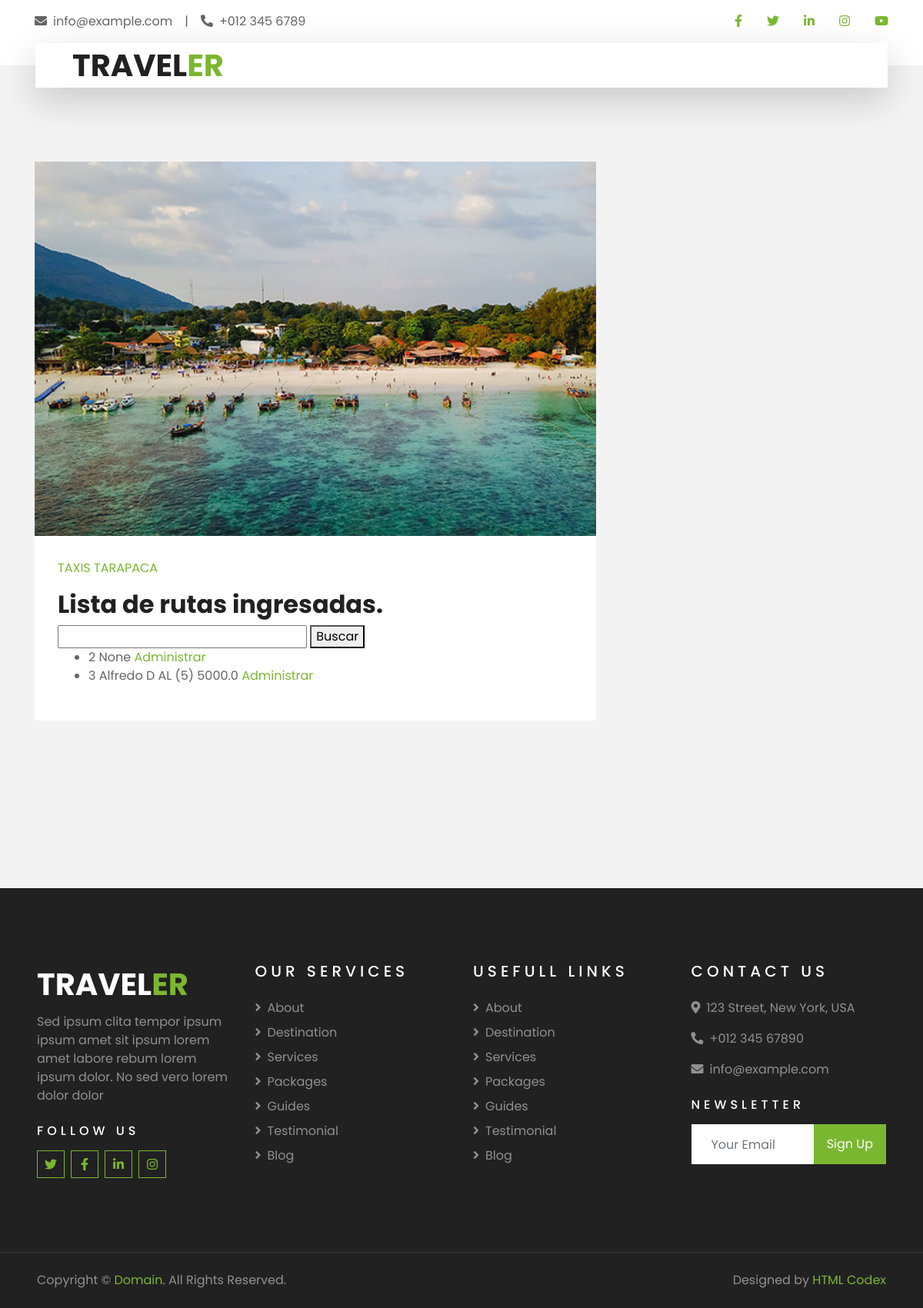
/es/scr_arut/ (signed in), run on the app's committed database.
### Gestion_viajes/models.py (models this page shows, shortened)
class Ruta(models.Model):
    id = models.AutoField(primary_key=True,unique=True)
    conductor = models.ForeignKey(Taxista,on_delete=models.SET_NULL,null=True,blank=True,default=None)
    origen = models.CharField(max_length=254,null=True,blank=True)
    numero_origen = models.IntegerField(null=True,blank=True)
    tipo_origen = models.ForeignKey(TiposCalle,on_delete = models.SET_NULL,blank=True,null=True,default=None,related_name='ruta_torigen')
    destino = models.CharField(max_length=54,null=True,blank=True)
    numero_destino = models.IntegerField(null=True,blank=True)
    tipo_destino = models.ForeignKey(TiposCalle,on_delete = models.SET_NULL,blank=True,null=True,default=None,related_name='ruta_tdestino')
    fecha_viaje = models.DateField(null=True,blank=True)
    hora_viaje = models.TimeField(null=True,blank=True)
    anulado = models.IntegerField(null=True,blank=True)
    motivo_anulacion = models.TextField(null=True,blank=True)
    observacion = models.CharField(max_length=254,null=True,blank=True)
    descripcion = models.TextField(null=True,blank=True)
    tipo_tarifa = models.ForeignKey(Tarifa,models.SET_NULL,null=True,blank=True,default=None)
    monto_tarifa = models.FloatField(null=True,blank=True)
    region = models.ForeignKey(Region,on_delete=models.SET_NULL,null=True,blank=True,default=None)
    ciudad = models.ForeignKey(Ciudad,on_delete=models.SET_NULL,null=True,blank=True,default=None)
    comuna = models.ForeignKey(Comuna,on_delete=models.SET_NULL,null=True,blank=True,default=None)
    region_destino = models.ForeignKey(Region,on_delete=models.SET_NULL,null=True,blank=True,default=None,related_name='ruta_rdestino')
    ciudad_destino = models.ForeignKey(Ciudad,on_delete=models.SET_NULL,null=True,blank=True,default=None,related_name='ruta_cidestino')
    comuna_destino = models.ForeignKey(Comuna,on_delete=models.SET_NULL,null=True,blank=True,default=None,related_name='ruta_codestino')
    deleted_at = models.DateTimeField(null=True,blank=True)
    created_at = models.DateTimeField(null=True,blank=True)

class Taxista(models.Model):
    id = models.AutoField(primary_key=True,unique=True)
    nombre = models.CharField(max_length=54,null=True,blank=True)
    apellido_p = models.CharField(max_length=54,null=True,blank=True)
    apellido_m = models.CharField(max_length=54,null=True,blank=True)
    genero = models.CharField(max_length=54,null=True,blank=True)
    secretaria_encargada = models.ForeignKey(Secretaria,on_delete=models.SET_NULL,null=True,blank=True,default=None)
    run = models.IntegerField(null=True,blank=True)
    dv = models.CharField(max_length=1,null=True,blank=True)
    estado = models.IntegerField(null=True,blank=True)
    deleted_at = models.DateTimeField(null=True,blank=True)
    created_at = models.DateTimeField(null=True,blank=True)
    def __str__(self):
        return self.nombre + ' ' + self.apellido_p + ' ' + self.apellido_m + ' ' + '(' + str(self.id) + ')'

class Tarifa(models.Model):
    id = models.AutoField(primary_key=True,unique=True)
    tipo_tarifa = models.ForeignKey(TiposTarifa,on_delete=models.SET_NULL,blank=True,null=True,default=None)
    monto_tarifa = models.FloatField(null=True,blank=True)
    deleted_at = models.DateTimeField(null=True,blank=True)
    created_at = models.DateTimeField(null=True,blank=True)

### Gestion_viajes/views.py (the view)
# urls.py: path("scr_arut/",views.scr_mostrar_rutas,name='scr_mostrar_rutas'),
def scr_mostrar_rutas(request):
    usuario = request.session.get('user',None)
    if usuario is not None:
        form = BusquedaRutaForm()
        context = {'form':form}
        try:
            rutas = Ruta.objects.filter(deleted_at=None)
        except:
            rutas = None
        if rutas is not None:
            context = {'form':form,'rutas':rutas}
        else:
            context = None
        return render(request,'Gestion_viajes/scr_admin_rutas.html',context)
    else:
        return render(request,'Gestion_viajes/err_frb.html')

### Gestion_viajes/forms.py
class BusquedaRutaForm(forms.Form):
    busqueda = forms.CharField(label='Buscar Ruta', max_length=100, required=False)

### Taxis_tarapaca/templates/Gestion_viajes/scr_admin_rutas.html (shortened to what this page needs)
{% extends "secretarias_page.html" %}
{% load cms_tags %}
{% block content %}
    <div class="taxistas-lista">
        <h2>Lista de rutas ingresadas.</h2>
        <form method="get" action="{% url 'scr_buscar_rutas' %}">
            {{ form.busqueda }}
            <button type="submit">Buscar</button>
        </form>
        {% if rutas %}
            <ul>
                {% for ruta in rutas %}
                    <li>{{ ruta.id }} {{ ruta.conductor }} {{ ruta.tipo_tarifa.monto_tarifa }}
                        <a href = "{% url 'scr_ver_datos_ruta' id_ruta=ruta.id %}">Administrar</a>
                    </li>
                {% endfor %}
            </ul>
        {% else %}
            <p>No hay rutas registradas.</p>
        {% endif %}
    </div>
{% endblock content %}

### data on the page
Ruta: id "2", conductor "None"
Ruta: id "3", conductor "Alfredo D AL (5)", tipo_tarifa.monto_tarifa "5000.0"
